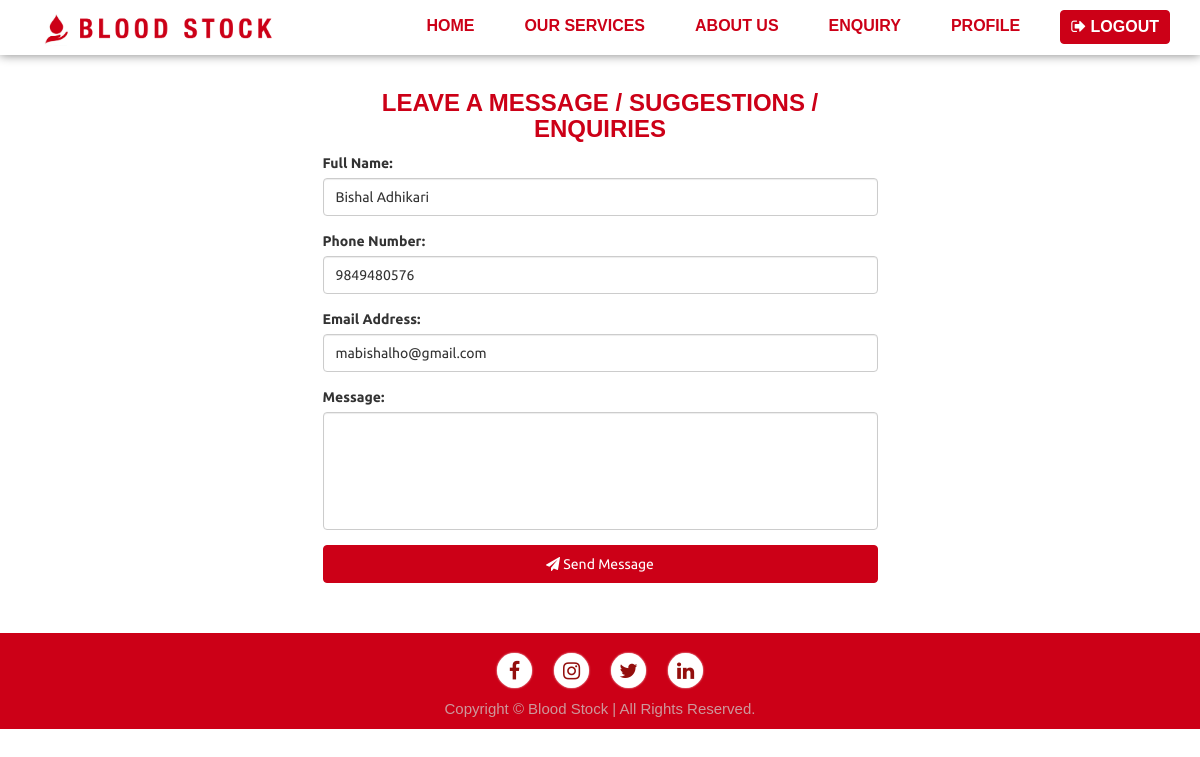
The page /contact.php (signed in) on the database its author committed.
### tables this page shows
CREATE TABLE `blood_donor` (
  `DONOR_ID` int(11) NOT NULL,
  `NAME` varchar(150) NOT NULL,
  `FATHER_NAME` varchar(150) NOT NULL,
  `GENDER` varchar(150) NOT NULL,
  `DOB` date NOT NULL,
  `BLOOD` varchar(150) NOT NULL,
  `BODY_WEIGHT` int(11) NOT NULL,
  `EMAIL` varchar(150) NOT NULL,
  `PASSWORD` varchar(55) NOT NULL,
  `ADDRESS` text NOT NULL,
  `AREA` varchar(150) NOT NULL,
  `DISTRICT` varchar(150) NOT NULL,
  `PROVINCE` varchar(150) NOT NULL,
  `COUNTRY` varchar(150) NOT NULL,
  `CONTACT_1` varchar(150) NOT NULL,
  `CONTACT_2` varchar(150) NOT NULL,
  `NEW_DONOR` varchar(150) NOT NULL,
  `LAST_D_DATE` date NOT NULL,
  `DONOR_PIC` varchar(150) NOT NULL,
  `total_donation` varchar(11) NOT NULL,
  `STATUS` int(11) NOT NULL
);

### contact.php (the view, shortened to what this page needs)
<?php include"config.php";?>
<!DOCTYPE html>
<html lang="en">
<?php include"head.php";?>
<body>
<?php
	 include"top_nav.php";
?>
    <div class="container" style="margin-top:20px;">
    <link rel="stylesheet" href="https://cdnjs.cloudflare.com/ajax/libs/font-awesome/4.7.0/css/font-awesome.min.css">
			<div class="row">
				<div class="col-xs-12 col-sm-8 col-md-6 col-sm-offset-2 col-md-offset-3">
				<?php
                    $email_data = $_SESSION['email'];
                    $query = "SELECT * FROM blood_donor WHERE EMAIL = '$email_data'";
                    $result = mysqli_query($con, $query) or die(mysql_error());
                    $rows = $result->fetch_row();
				?>
				<h3 class='text-primary'>LEAVE A MESSAGE / SUGGESTIONS / ENQUIRIES</h3>
                <form method="post" action="contact.php" role="form" >
                    <div class="control-group form-group">
                        <div class="controls">
                            <label>Full Name:</label>
                            <input type="text" class="form-control" name="name"  value="<?php echo $rows[1] ?>" required>
                        </div>
                    </div>
                    <div class="control-group form-group">
                        <div class="controls">
                            <label>Phone Number:</label>
                            <input type="tel" class="form-control" name="phone"  value="<?php echo $rows[14] ?>" required>
                        </div>
                    </div>
                    <div class="control-group form-group">
                        <div class="controls">
                            <label>Email Address:</label>
                            <input type="email" class="form-control" name="email" value="<?php echo $rows[7] ?>" >
                        </div>
                    </div>
                    <div class="control-group form-group">
                        <div class="controls">
                            <label>Message:</label>
                            <textarea rows="5" cols="100" class="form-control" name="message" required maxlength="999" style="resize:none"></textarea>
                        </div>
                    </div>
                    <button type="submit" class="btn btn-primary w-100" name="submit"><i class='fa fa-send'></i> Send Message</button>
                </form>
			</div>
        </div>
    </div>
    <div class="main-footer">
        <div class="container">
            <?php include"footer.php"; ?>
        </div>
    </div>
</body>
</html>

### css/modern-business.css (style rules this page uses)
html, body { height: 100%; }
body { padding-top: 50px; }
.btn-primary { background-color: #cc0017; border-color: #cc0017; transition: 0.5s; }
.text-primary { color: #cc0017 !important; font-family: "Bison", sans-serif; font-weight: 600; text-align: center; }
.main-footer { background: #cc0017; display: flex; text-align: center; font-family: "Raleway", sans-serif; padding: 20px 0px 10px; margin-top: 50px; position: relative; bottom: 0; width: 100%; }

### css/utilities.css (style rules this page uses)
.w-100 { width: 100%; }

### rows shown on the page
blood_donor: name "Bishal Adhikari", phone "9849480576", email "mabishalho@gmail.com"
